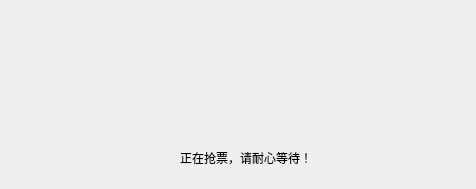
<?xml version="1.0" encoding="UTF-8"?>
<ui version="4.0">
 <class>Dialog</class>
 <widget class="QDialog" name="Dialog">
  <property name="geometry">
   <rect>
    <x>0</x>
    <y>0</y>
    <width>476</width>
    <height>189</height>
   </rect>
  </property>
  <property name="windowTitle">
   <string>Dialog</string>
  </property>
  <widget class="QLabel" name="label">
   <property name="geometry">
    <rect>
     <x>180</x>
     <y>150</y>
     <width>171</width>
     <height>16</height>
    </rect>
   </property>
   <property name="text">
    <string>正在抢票，请耐心等待！</string>
   </property>
  </widget>
  <widget class="QLabel" name="label_2">
   <property name="geometry">
    <rect>
     <x>170</x>
     <y>10</y>
     <width>151</width>
     <height>111</height>
    </rect>
   </property>
   <property name="text">
    <string/>
   </property>
  </widget>
 </widget>
 <resources>
  <include location="images.qrc"/>
 </resources>
 <connections/>
</ui>
